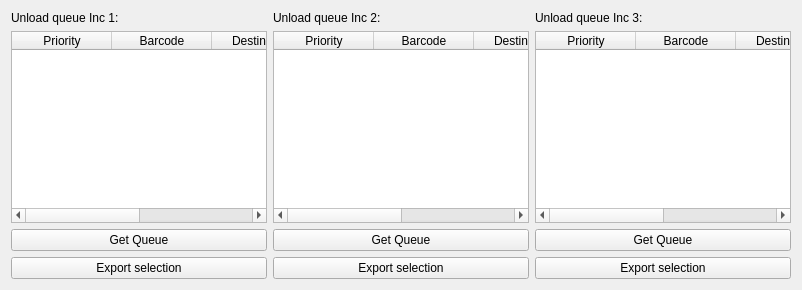
        <widget class="QWidget" name="unloadQueueTab">
         <attribute name="title">
          <string>Unload media queue</string>
         </attribute>
         <layout class="QHBoxLayout" name="horizontalLayout_8">
          <item>
           <layout class="QVBoxLayout" name="verticalLayout_7">
            <item>
             <widget class="QLabel" name="label">
              <property name="text">
               <string>Unload queue Inc 1:</string>
              </property>
             </widget>
            </item>
            <item>
             <widget class="QTableWidget" name="unloadQueueInc1">
              <property name="alternatingRowColors">
               <bool>true</bool>
              </property>
              <attribute name="horizontalHeaderStretchLastSection">
               <bool>true</bool>
              </attribute>
              <column>
               <property name="text">
                <string>Priority</string>
               </property>
              </column>
              <column>
               <property name="text">
                <string>Barcode</string>
               </property>
              </column>
              <column>
               <property name="text">
                <string>Destination</string>
               </property>
              </column>
              <column>
               <property name="text">
                <string>Sel.</string>
               </property>
              </column>
             </widget>
            </item>
            <item>
             <widget class="QPushButton" name="unloadQueueButtonInc1">
              <property name="text">
               <string>Get Queue</string>
              </property>
             </widget>
            </item>
            <item>
             <widget class="QPushButton" name="exportQueueButtonInc1">
              <property name="text">
               <string>Export selection</string>
              </property>
             </widget>
            </item>
           </layout>
          </item>
          <item>
           <layout class="QVBoxLayout" name="verticalLayout_8">
            <item>
             <widget class="QLabel" name="label_2">
              <property name="text">
               <string>Unload queue Inc 2:</string>
              </property>
             </widget>
            </item>
            <item>
             <widget class="QTableWidget" name="unloadQueueInc2">
              <property name="alternatingRowColors">
               <bool>true</bool>
              </property>
              <attribute name="horizontalHeaderStretchLastSection">
               <bool>true</bool>
              </attribute>
              <column>
               <property name="text">
                <string>Priority</string>
               </property>
              </column>
              <column>
               <property name="text">
                <string>Barcode</string>
               </property>
              </column>
              <column>
               <property name="text">
                <string>Destination</string>
               </property>
              </column>
              <column>
               <property name="text">
                <string>Sel.</string>
               </property>
              </column>
             </widget>
            </item>
            <item>
             <widget class="QPushButton" name="unloadQueueButtonInc2">
              <property name="text">
               <string>Get Queue</string>
              </property>
             </widget>
            </item>
            <item>
             <widget class="QPushButton" name="exportQueueButtonInc2">
              <property name="text">
               <string>Export selection</string>
              </property>
             </widget>
            </item>
           </layout>
          </item>
          <item>
           <layout class="QVBoxLayout" name="verticalLayout_9">
            <item>
             <widget class="QLabel" name="label_3">
              <property name="text">
               <string>Unload queue Inc 3:</string>
              </property>
             </widget>
            </item>
            <item>
             <widget class="QTableWidget" name="unloadQueueInc3">
              <property name="alternatingRowColors">
               <bool>true</bool>
              </property>
              <attribute name="horizontalHeaderStretchLastSection">
               <bool>true</bool>
              </attribute>
              <column>
               <property name="text">
                <string>Priority</string>
               </property>
              </column>
              <column>
               <property name="text">
                <string>Barcode</string>
               </property>
              </column>
              <column>
               <property name="text">
                <string>Destination</string>
               </property>
              </column>
              <column>
               <property name="text">
                <string>Sel.</string>
               </property>
              </column>
             </widget>
            </item>
            <item>
             <widget class="QPushButton" name="unloadQueueButtonInc3">
              <property name="text">
               <string>Get Queue</string>
              </property>
             </widget>
            </item>
            <item>
             <widget class="QPushButton" name="exportQueueButtonInc3">
              <property name="text">
               <string>Export selection</string>
              </property>
             </widget>
            </item>
           </layout>
          </item>
         </layout>
        </widget>
